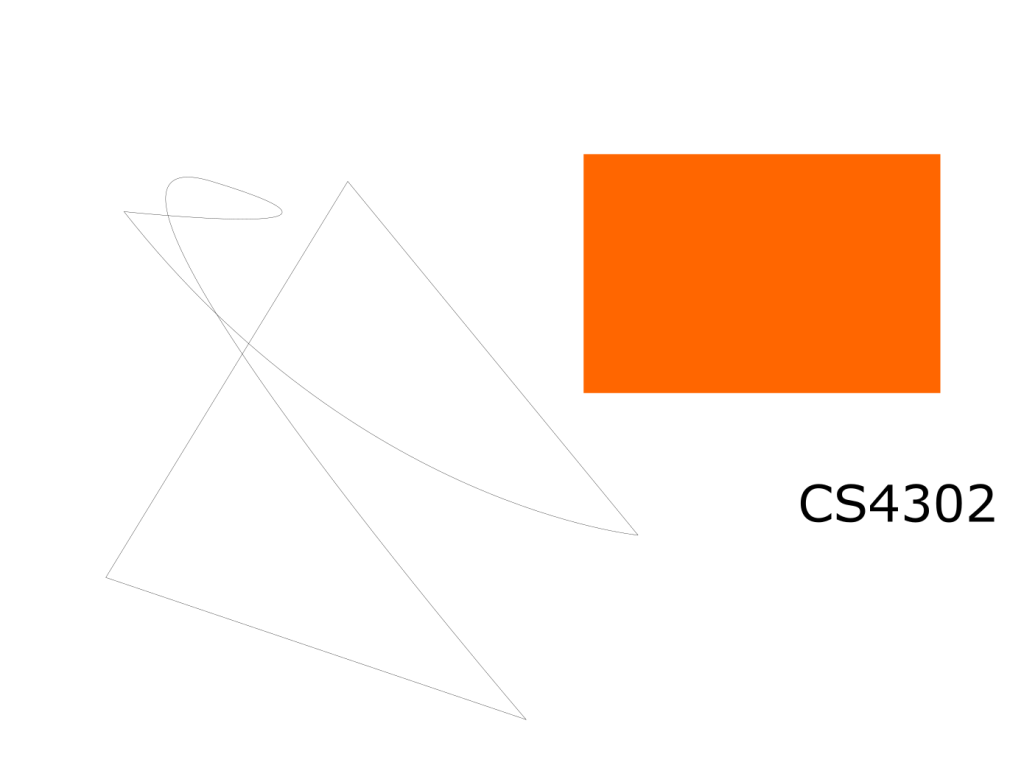
%> input picture Image Signal Analysis (2018-2019)/vector.png, 1024 x 768 px
$ octave task3Vector.m   (GNU Octave 9; MATLAB toolbox functions it lacks are replaced by stand-ins)
%> lines starting %> are read from the running program, lines starting %| are printed output that depends on the picture
%Load in Vector image and convert it to YCbCr colour space.
vectorImage = imread('vector.png');
%> vectorImage is the input picture: size 768x1024x3 uint8; mean R, G, B 254, 237.4, 226.4
YCBCRvector = rgb2ycbcr(vectorImage);
%> YCBCRvector: size 768x1024x3 uint8; mean of channels 1, 2, 3 223.1, 120.7, 136

%Extract colour components of vector image.
ybigVector = YCBCRvector(:,:,1);
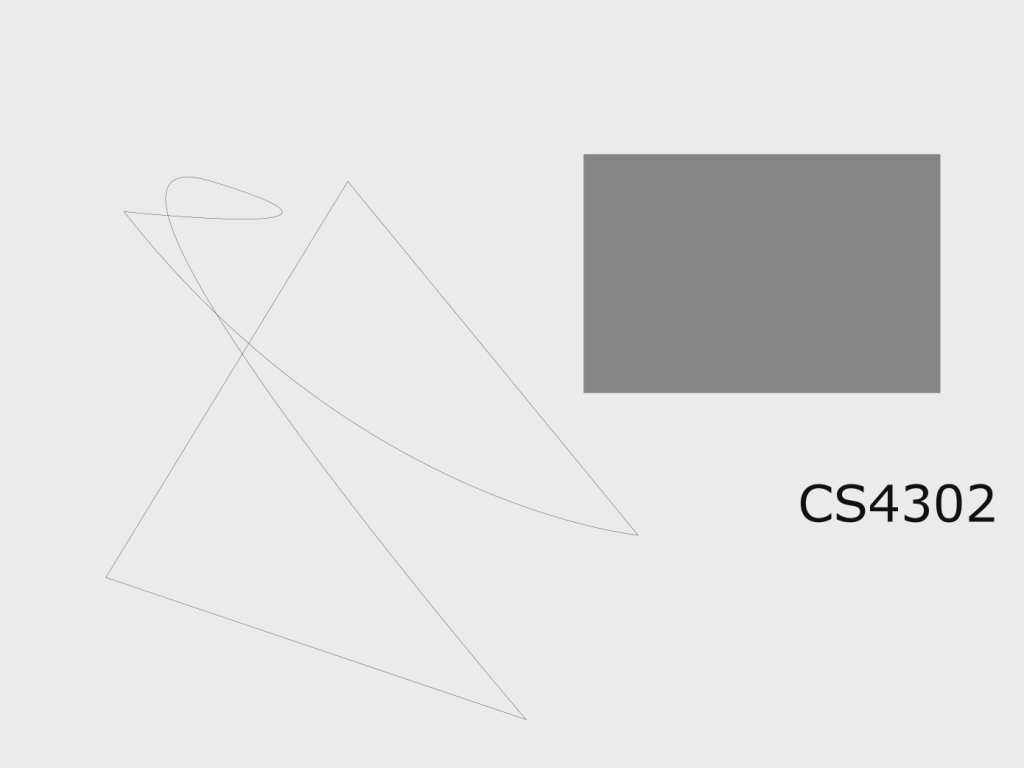
%> ybigVector: size 768x1024 uint8; min 16, max 235, mean 223.1
cbbigVector = YCBCRvector(:,:,2);
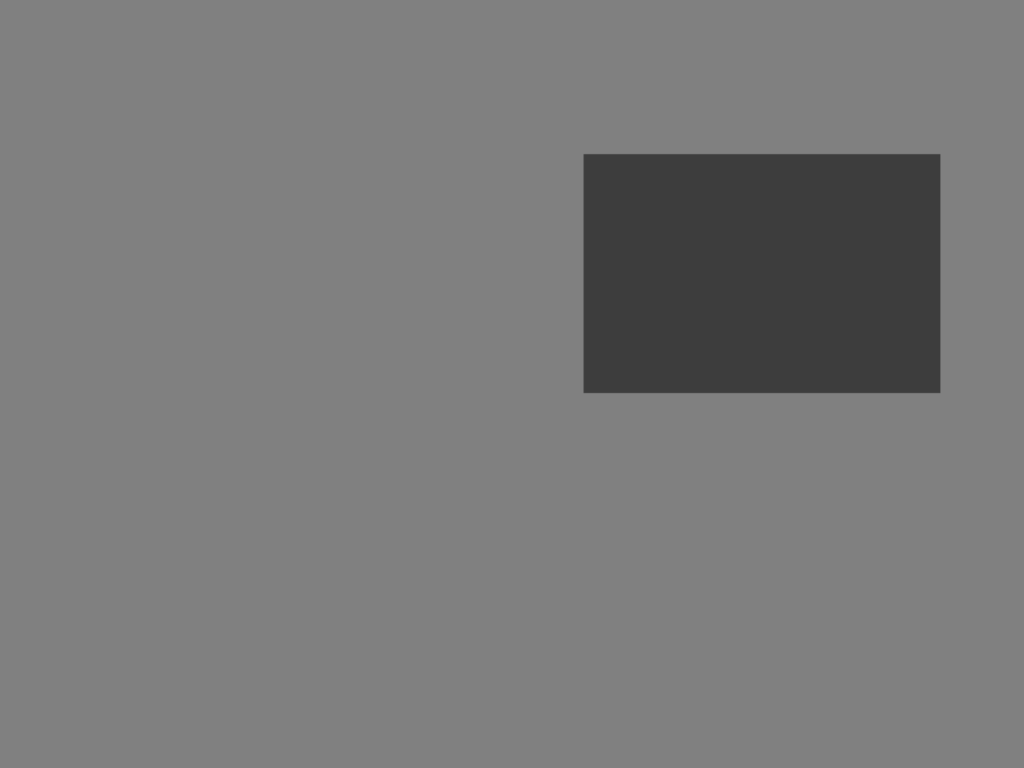
%> cbbigVector: size 768x1024 uint8; min 61, max 128, mean 120.7
crbigVector = YCBCRvector(:,:,3);
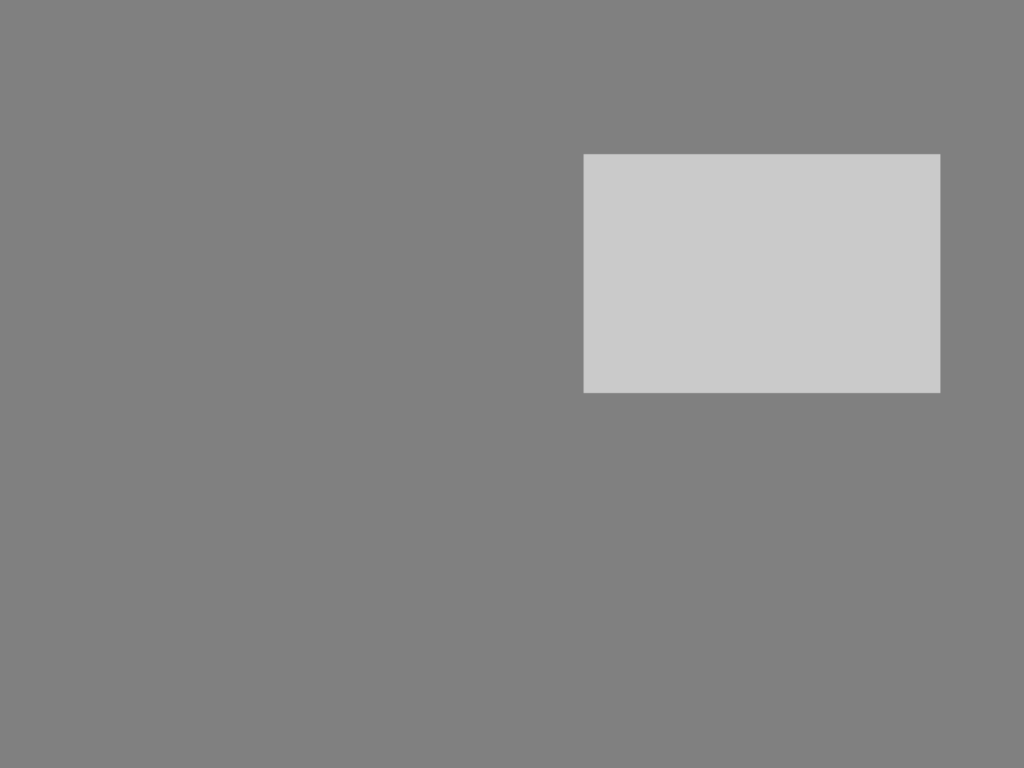
%> crbigVector: size 768x1024 uint8; min 128, max 202, mean 136

%Reduce the Cb and Cr components by a factor of 8.
reducedcbVector = imresize(cbbigVector,0.125);
reducedcrVector = imresize(crbigVector,0.125);

%Create a 8x8 matrix of ones.
oneMatrix = ones(8, 'uint8');

%Returning components to original size using Kronecker tensor product.
resizedcbVector = kron(reducedcbVector, oneMatrix);

resizedcrVector = kron(reducedcrVector, oneMatrix);

%Recombine new Cb and Cr with Y component.
newImage = cat(3, ybigVector,resizedcbVector,resizedcrVector);


%Show different versions of vector image.
figure
imshow(YCBCRvector);
title('YCbCr colour space version of Vector')

figure
imshow(newImage);
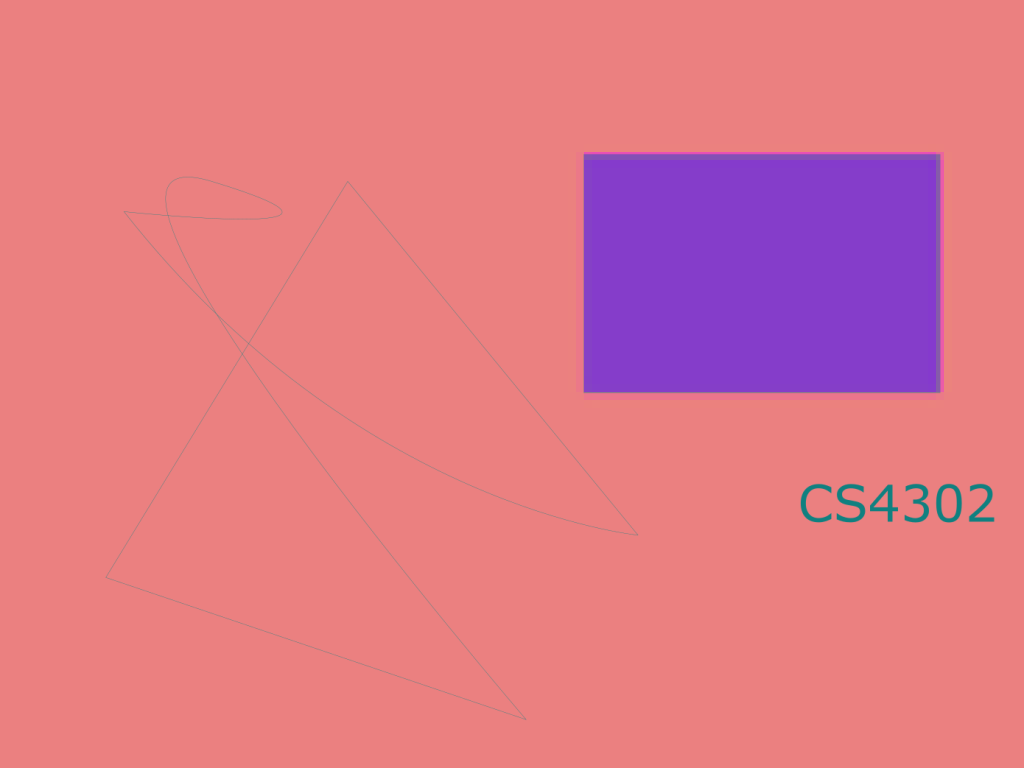
%> displayed picture: size 768x1024x3, on the screen's scale of 0 to 255; mean R, G, B 223.1, 120.7, 136
title('YCbCr colour space version of Vector with reduced Cb and Cr')

figure
finalImage = imsubtract(vectorImage,newImage);
imshow(finalImage);
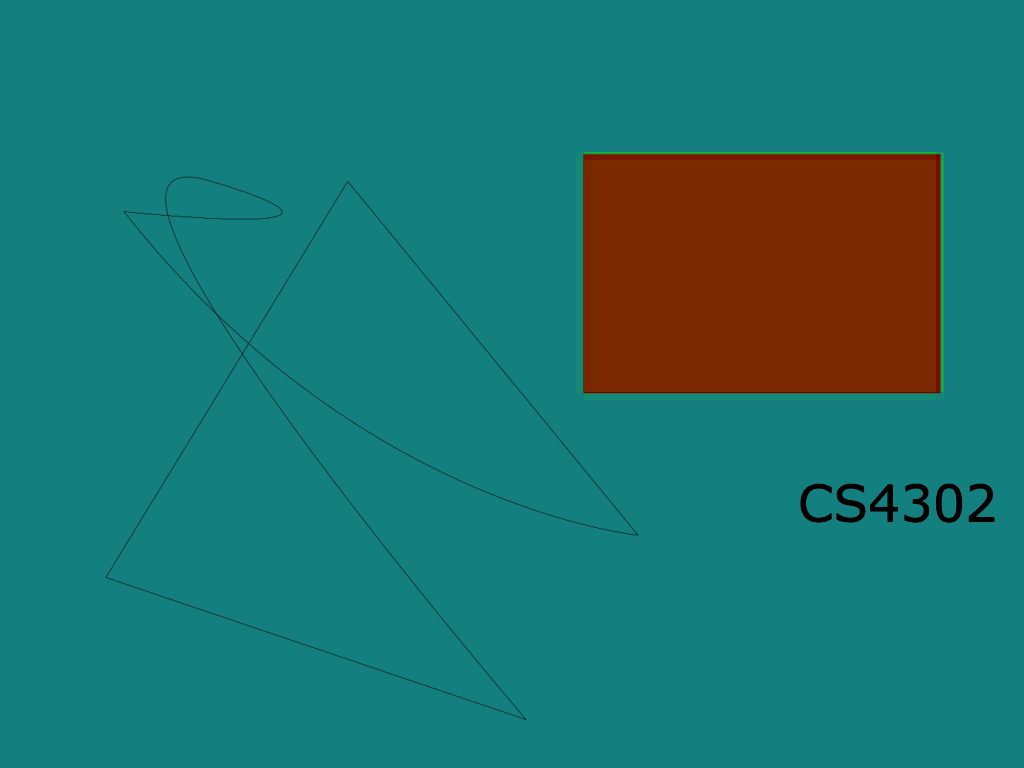
%> displayed picture: size 768x1024x3, on the screen's scale of 0 to 255; mean R, G, B 31, 117, 112.4
title('Difference Image showing original image minus reduced image (Vector)')
